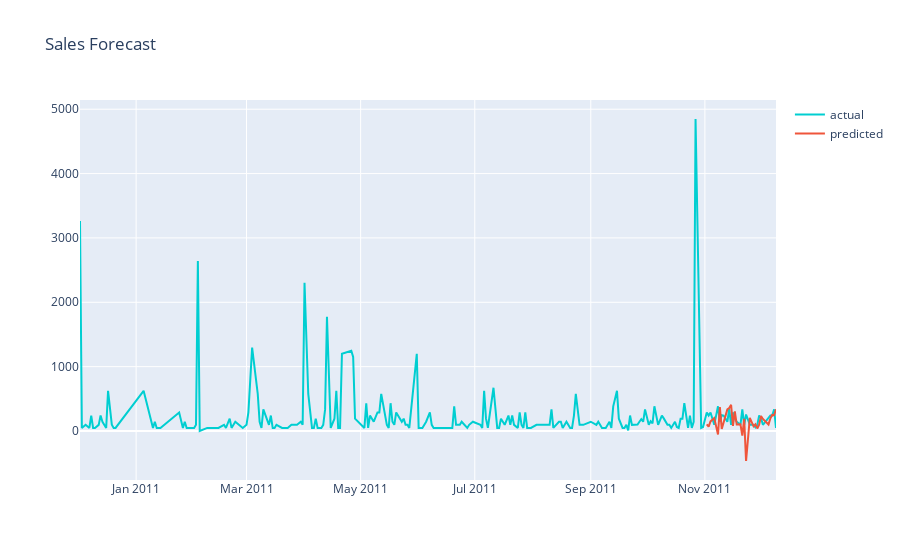

Notebook code cell kept with this figure:
### Code cell
#plot actual and predicted
plot_data = [
    go.Scatter(
        x=df2_sales_pred['Date'],
        y=df2_sales_pred['Quantity'],
        name='actual',
        line_color = 'darkturquoise'
    ),
        go.Scatter(
        x=df2_sales_pred['Date'],
        y=df2_sales_pred['Pred_value'],
        name='predicted'
    )
    
]

plot_layout = go.Layout(
        title='Sales Forecast'
    )
fig = go.Figure(data=plot_data, layout=plot_layout)
pyoff.iplot(fig)

### Figure 1 — Plotly figure (JSON) as saved in the notebook; plotly's stock layout.template omitted (floating-point values rounded to 4 significant figures; data arrays with more than 128 entries replaced by an {"elided": "..."} marker saying what was removed)
{"data": [{"line": {"color": "darkturquoise"}, "name": "actual", "type": "scatter", "x": {"elided": "225 str values"}, "y": {"elided": "225 int values"}}, {"name": "predicted", "type": "scatter", "x": {"elided": "225 str values"}, "y": {"elided": "225 int values"}}], "layout": {"title": {"text": "Sales Forecast"}}}
